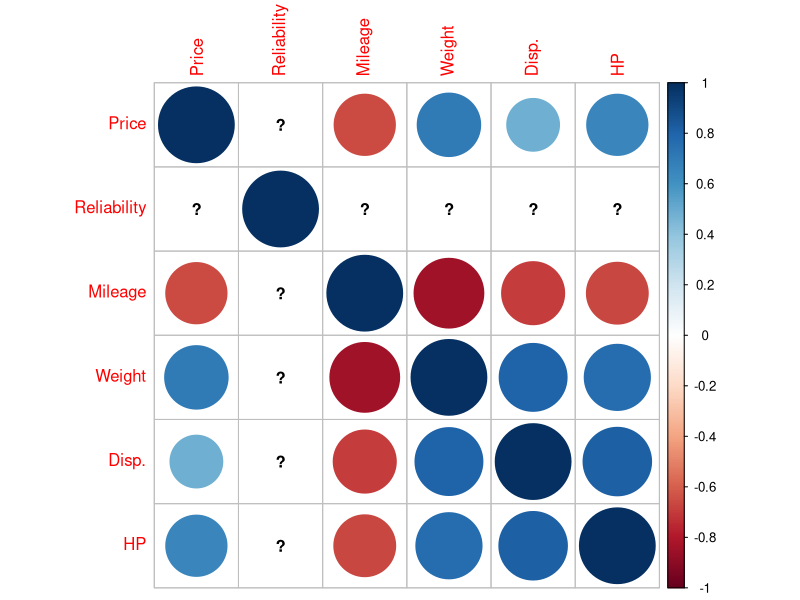
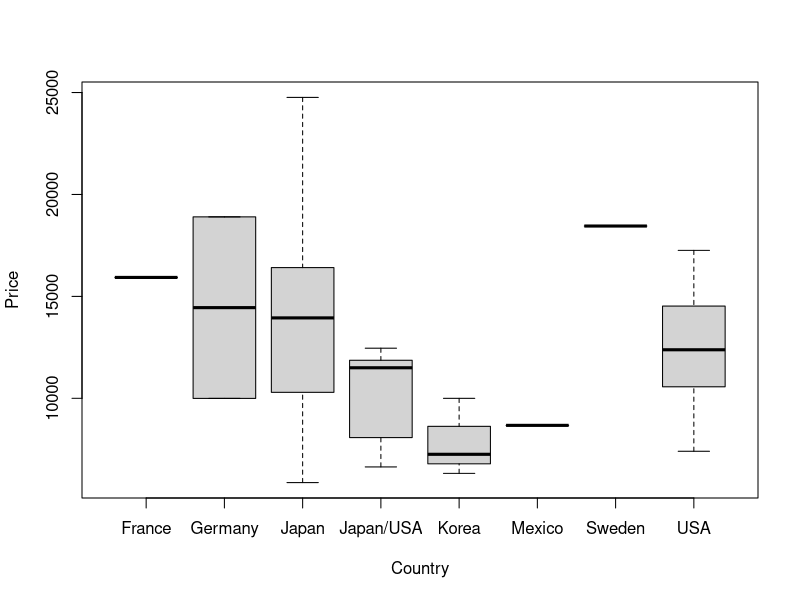
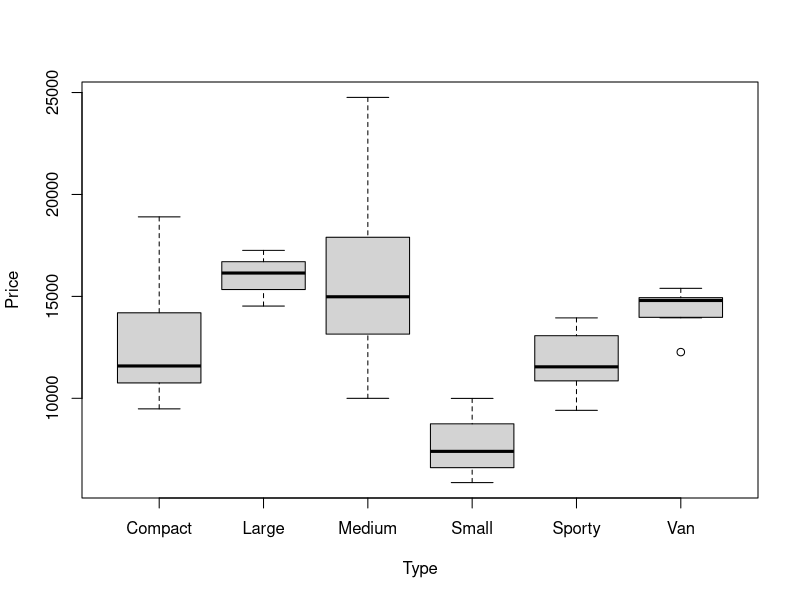
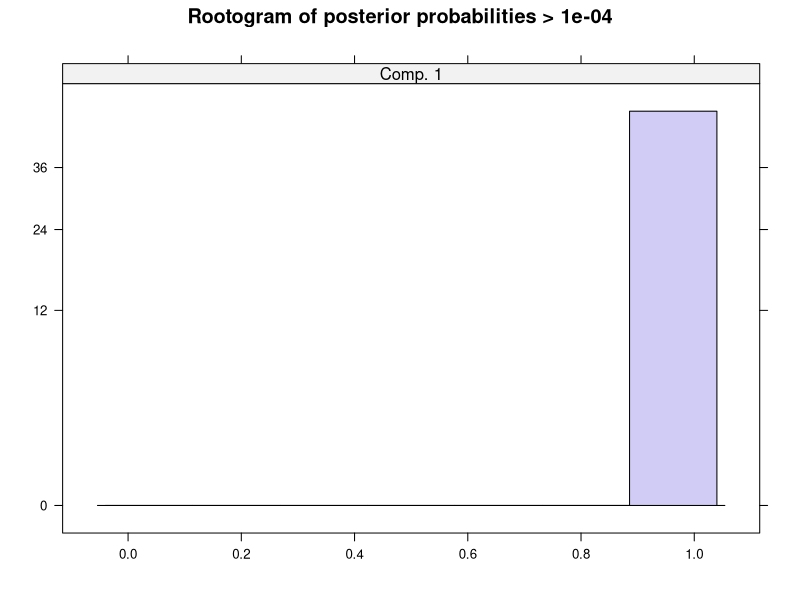
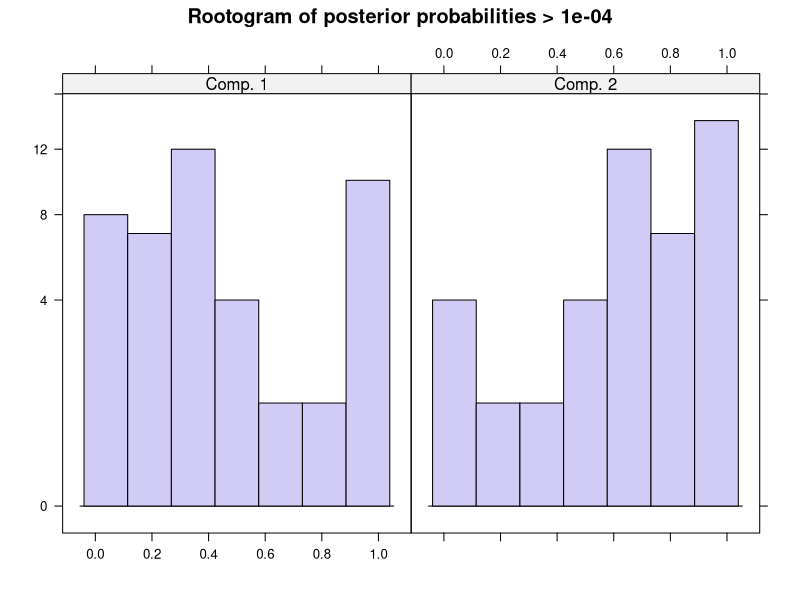

Write R code to recreate these figures, in order. (Note: this script raises an error after producing the figures.)
rm(list=ls())

#Bonus Assignmenmt 1#


#1.Write R code or code in any language of your choice to perform cluster wise regression
#(pg 46 of Sync Session Slides for Session #2). 

#OR 

#UJse flexmix package in R to perform cluster-wise regression (referred to as latent class in flexmix) regressions

#2.Apply the code to perform cluster-wise regressionm for the car.test.frame data in package rpart.

#3. Submit results and code from 1

#https://www.r-bloggers.com/mixture-distributions-and-models-a-clarification/

library(rpart)
library(flexmix)
library(car)
library(gclus)
library(corrplot)
library(fpc)
library(cluster)
library(ggplot2)

#View(car.test.frame)

attach(car.test.frame)

summary(car.test.frame)

str(car.test.frame)

#Price will be the response variable for this exercise

#################################
#          Quick EDA            #
#################################

#Exhibit 1: Continuous variables
car.test.frame.EDA <- car.test.frame[,c(1,3:4,6:8)]
str(car.test.frame.EDA)

M <- cor(car.test.frame.EDA)
corrplot(M, method="circle")

#Exhibit 2: Categorical variables
boxplot(Price ~ Country, data = car.test.frame)

boxplot(Price ~ Type, data = car.test.frame)


#################################
#          Data PREP            #
#################################


#Drop N/A

car.test.frame.train = na.omit(car.test.frame)

#Drop Categorical Variables

drops  <- c("Country", "Type")

car.test.frame.train=car.test.frame.train[ , !(names(car.test.frame.train) %in% drops)]

#car.test.frame.train = car.test.frame[,c(1,3:4,6:8)]



####View(car.test.frame.train)

str(car.test.frame.train)

summary(car.test.frame.train)

#################################
#        Fit Model 1            #
#################################

clustW_1<-flexmix(Price ~ Mileage + Reliability + Weight + Disp. + HP, data = car.test.frame.train, 
                  control = list(verb = 5, iter=1000), k =1)
summary(clustW_1)

plot(clustW_1)

parameters(clustW_1, component=1)

#AIC: 916.476   BIC: 929.7187


#################################
#        Fit Model 2            #
#################################

?flexmix

clustW_2<-flexmix(Price ~ Mileage + Reliability + Weight + Disp. + HP, data = car.test.frame.train, 
                  control = list(verb = 5, iter=1000), k =2)
summary(clustW_2)

plot(clustW_2)

parameters(clustW_2, component=1)
parameters(clustW_2, component=2)

#AIC: 891.8166   BIC: 920.1939 
#################################
#        Fit Model 3            #
#################################

clustW_3<-flexmix(Price ~ Mileage + Reliability + Weight + Disp. + HP, data = car.test.frame.train, 
                       control = list(verb = 5, iter=1000), k =5)
summary(clustW_3)

plot(clustW_3)

parameters(clustW_3, component=1)
parameters(clustW_3, component=2)

#AIC: 852.9268   BIC: 896.4387

#################################
#        Fit Model 4            #
#################################

#Poisson
Model4 <- FLXMRziglm(family = "poisson")
clustW_4<-flexmix(Price ~ Mileage + Reliability + Weight + Disp. + HP,
         model = Model4, k = 10 , data = car.test.frame.train, control = list(minprior = 0.01,verb = 5, iter=1000))

summary(clustW_4)

#AIC: 850.7957   BIC: 968.0886



#PCA
clus <- kmeans(car.test.frame.EDA, centers=8)

plotcluster(car.test.frame.EDA, clus$cluster)

clusplot(car.test.frame.EDA, clus$cluster, color=TRUE, shade=TRUE, 
         labels=2, lines=0)
